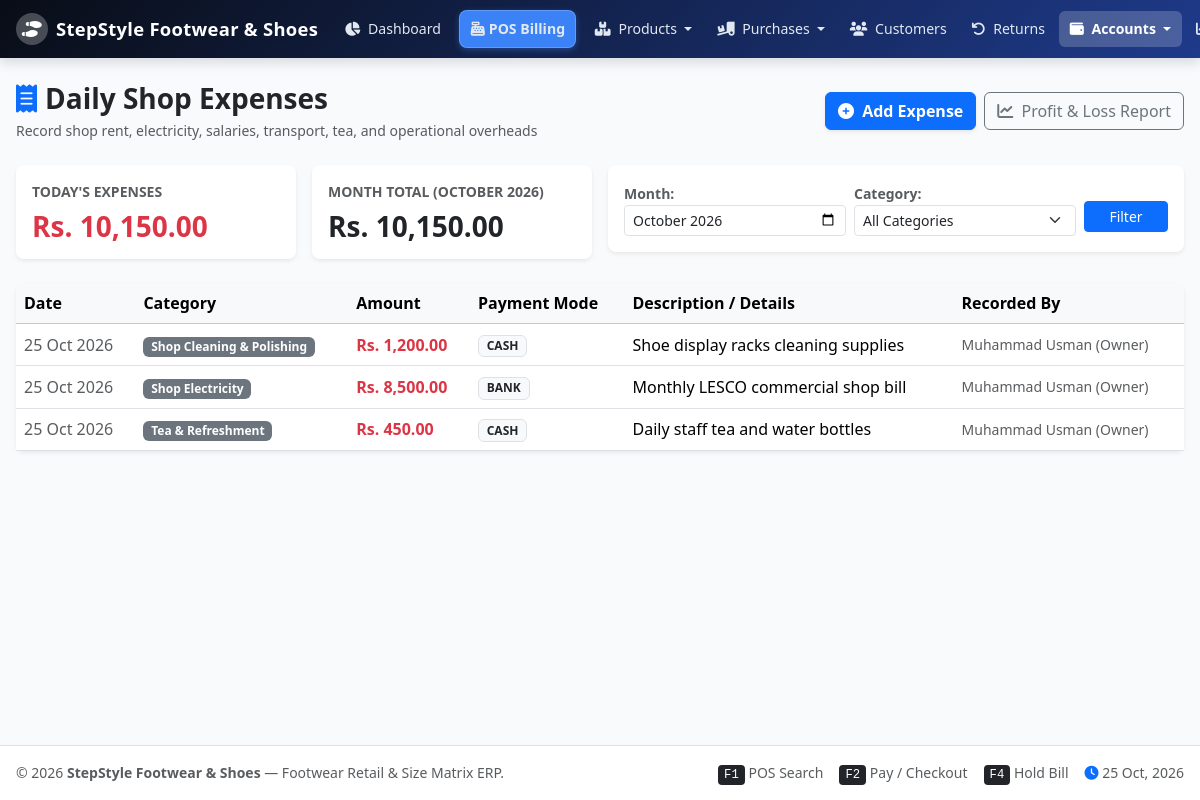
/expenses.php (signed in), run on the app's committed database.
### tables this page shows
CREATE TABLE `expenses` (
  `id` INT AUTO_INCREMENT PRIMARY KEY,
  `expense_date` DATE NOT NULL,
  `category` VARCHAR(100) NOT NULL,  
  `amount` DECIMAL(10,2) NOT NULL,
  `payment_method` VARCHAR(30) NOT NULL DEFAULT 'cash',
  `description` TEXT NULL,
  `user_id` INT NOT NULL,
  `created_at` TIMESTAMP DEFAULT CURRENT_TIMESTAMP,
  FOREIGN KEY (`user_id`) REFERENCES `users`(`id`)
);

CREATE TABLE `users` (
  `id` INT AUTO_INCREMENT PRIMARY KEY,
  `username` VARCHAR(50) UNIQUE NOT NULL,
  `password_hash` VARCHAR(255) NOT NULL,
  `full_name` VARCHAR(100) NOT NULL,
  `role` ENUM('admin', 'manager', 'cashier', 'inventory', 'accountant') NOT NULL DEFAULT 'cashier',
  `phone` VARCHAR(20) NULL,
  `is_active` TINYINT(1) NOT NULL DEFAULT 1,
  `created_at` TIMESTAMP DEFAULT CURRENT_TIMESTAMP
);

### config/functions.php (called while the page is built, shortened)
<?php
function get_setting($key, $default = '') {
    static $settings_cache = null;
    if ($settings_cache === null) {
        $db = getDB();
        $stmt = $db->query("SELECT setting_key, setting_value FROM settings");
        $settings_cache = [];
        while ($row = $stmt->fetch()) {
            $settings_cache[$row['setting_key']] = $row['setting_value'];
        }
    }
    return $settings_cache[$key] ?? $default;
}
function format_currency($amount, $show_symbol = true) {
    $symbol = get_setting('currency_symbol', 'Rs.');
    $formatted = number_format((float)$amount, 2);
    return $show_symbol ? $symbol . ' ' . $formatted : $formatted;
}
function clean($str) {
    return htmlspecialchars(trim((string)$str), ENT_QUOTES, 'UTF-8');
}

### expenses.php (the view, shortened to what this page needs)
<?php
$db = getDB();
$month = clean($_GET['month'] ?? date('Y-m'));
$sql = "SELECT e.*, u.full_name as user_name
        FROM expenses e
        LEFT JOIN users u ON e.user_id = u.id
        WHERE DATE_FORMAT(e.expense_date, '%Y-%m') = ? ";
$params = [$month];
$sql .= " ORDER BY e.expense_date DESC, e.id DESC";
$stmt = $db->prepare($sql);
$stmt->execute($params);
$expenses = $stmt->fetchAll();
$month_total = array_sum(array_column($expenses, 'amount'));
$today_exp = $db->query("SELECT COALESCE(SUM(amount), 0) FROM expenses WHERE expense_date = CURDATE()")->fetchColumn();
require_once __DIR__ . '/includes/header.php';
?>
<div class="container-fluid px-3 pt-3">
    <div class="d-flex justify-content-between align-items-center mb-4">
        <div>
            <h2 class="h3 fw-bold text-dark mb-1">
                <i class="fa-solid fa-receipt text-primary me-2"></i>Daily Shop Expenses
            </h2>
            <p class="text-muted small mb-0">Record shop rent, electricity, salaries, transport, tea, and operational overheads</p>
        </div>
        <div class="d-flex gap-2">
            <button class="btn btn-primary fw-bold shadow-sm" data-bs-toggle="modal" data-bs-target="#addExpenseModal">
                <i class="fa-solid fa-plus-circle me-1"></i> Add Expense
            </button>
            <a href="reports.php" class="btn btn-outline-secondary">
                <i class="fa-solid fa-chart-line me-1"></i> Profit &amp; Loss Report
            </a>
        </div>
    </div>
    <div class="row g-3 mb-4">
        <div class="col-md-6 col-xl-3">
            <div class="card border-0 shadow-sm rounded-3 p-3 bg-white">
                <span class="text-muted small fw-semibold text-uppercase">Today's Expenses</span>
                <h3 class="fw-bold text-danger mt-2 mb-0"><?= format_currency($today_exp) ?></h3>
            </div>
        </div>
        <div class="col-md-6 col-xl-3">
            <div class="card border-0 shadow-sm rounded-3 p-3 bg-white">
                <span class="text-muted small fw-semibold text-uppercase">Month Total (<?= date('F Y', strtotime($month . '-01')) ?>)</span>
                <h3 class="fw-bold text-dark mt-2 mb-0"><?= format_currency($month_total) ?></h3>
            </div>
        </div>
        <div class="col-md-12 col-xl-6">
            <div class="card border-0 shadow-sm rounded-3 p-3 bg-white">
                <form method="GET" action="expenses.php" class="row g-2 align-items-center">
                    <div class="col-sm-5">
                        <label class="small text-muted fw-semibold">Month:</label>
                        <input type="month" name="month" class="form-control form-control-sm" value="<?= clean($month) ?>">
                    </div>
                    <div class="col-sm-5">
                        <label class="small text-muted fw-semibold">Category:</label>
                        <select name="category" class="form-select form-select-sm">
                            <option value="">All Categories</option>
                        </select>
                    </div>
                    <div class="col-sm-2 d-flex align-items-end pt-3">
                        <button type="submit" class="btn btn-sm btn-primary w-100">Filter</button>
                    </div>
                </form>
            </div>
        </div>
    </div>
    <div class="card border-0 shadow-sm rounded-3 bg-white">
        <div class="table-responsive">
            <table class="table table-hover align-middle mb-0">
                <thead class="table-light">
                    <tr>
                        <th>Date</th>
                        <th>Category</th>
                        <th>Amount</th>
                        <th>Payment Mode</th>
                        <th>Description / Details</th>
                        <th>Recorded By</th>
                    </tr>
                </thead>
                <tbody>
                    <?php if (empty($expenses)): ?>
                        <tr><td colspan="6" class="text-center py-5 text-muted">No expenses found for selected period.</td></tr>
                    <?php else: ?>
                        <?php foreach ($expenses as $exp): ?>
                            <tr>
                                <td class="text-muted"><?= date('d M Y', strtotime($exp['expense_date'])) ?></td>
                                <td>
                                    <span class="badge bg-secondary"><?= clean($exp['category']) ?></span>
                                </td>
                                <td class="fw-bold text-danger fs-6"><?= format_currency($exp['amount']) ?></td>
                                <td>
                                    <span class="badge bg-light text-dark border text-uppercase"><?= clean($exp['payment_method']) ?></span>
                                </td>
                                <td><?= clean($exp['description'] ?? '-') ?></td>
                                <td class="small text-muted"><?= clean($exp['user_name'] ?? 'Staff') ?></td>
                            </tr>
                        <?php endforeach; ?>
                    <?php endif; ?>
                </tbody>
            </table>
        </div>
    </div>
</div>
<?php require_once __DIR__ . '/includes/footer.php'; ?>

### assets/css/style.css (style rules this page uses)
:root { --primary-color: #2563eb; --primary-hover: #1d4ed8; --secondary-color: #0f172a; --accent-color: #0284c7; --success-color: #10b981; --warning-color: #f59e0b; --danger-color: #ef4444; --bg-light: #f8fafc; --card-bg: #ffffff; --border-color: #e2e8f0; --text-main: #0f172a; --text-muted: #64748b; }
html, body { max-width: 100%; overflow-x: hidden; margin: 0; padding: 0; }
body { font-family: 'Segoe UI', system-ui, -apple-system, BlinkMacSystemFont, 'Roboto', sans-serif; background-color: var(--bg-light); color: var(--text-main); min-height: 100vh; display: flex; flex-direction: column; -webkit-font-smoothing: antialiased; }
.table-responsive { max-width: 100%; overflow-x: auto; -webkit-overflow-scrolling: touch; }

### data on the page
expenses: expense_date "25 Oct 2026", category "Shop Cleaning & Polishing", amount "Rs. 1,200.00", payment_method "CASH", description "Shoe display racks cleaning supplies", user.full_name "Muhammad Usman (Owner)"
expenses: expense_date "25 Oct 2026", category "Shop Electricity", amount "Rs. 8,500.00", payment_method "BANK", description "Monthly LESCO commercial shop bill", user.full_name "Muhammad Usman (Owner)"
expenses: expense_date "25 Oct 2026", category "Tea & Refreshment", amount "Rs. 450.00", payment_method "CASH", description "Daily staff tea and water bottles", user.full_name "Muhammad Usman (Owner)"

### other printed values
$shop_name "StepStyle Footwear & Shoes"
format_currency($today_exp) "Rs. 10,150.00"
date('F Y', strtotime($month . '-01')) "OCTOBER 2026"
format_currency($month_total) "Rs. 10,150.00"
get_setting('shop_name', 'Shoes POS') "StepStyle Footwear & Shoes"
